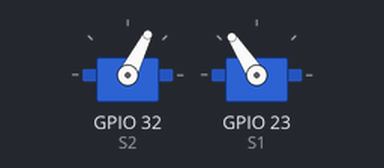
Simulated run of this sketch. Board: ESP32. On the bench: 2 × servo.

Above: at 0.05 s.
At 4.0 s:
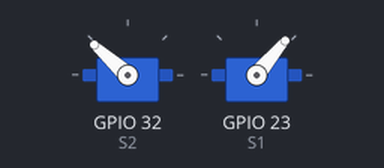
Timing chart, 0 to 5.2 s (numbered marks = the images above):
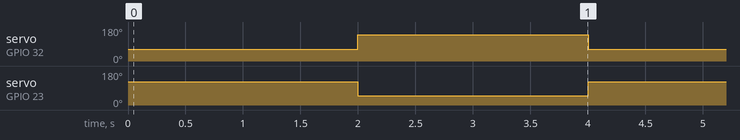

Measured:
- by itself, servo on GPIO 32 (S2): alternates 138° for 2.0 s and 63° for 2.0 s
- by itself, servo on GPIO 23 (S1): alternates 123° for 2.0 s and 50° for 2.0 s

The sketch:

servo_range_test.ino
```cpp
#include <ESP32Servo.h>

Servo S1;  // create servo object to control a servo
Servo S2;
int max_angle=120;
int min_angle=67;
void setup() {
  S2.setPeriodHertz(50);
  S2.attach(32);

  S1.setPeriodHertz(50);
  S1.attach(23);  // attaches the servo on pin 9 to the servo object
}

void loop() {
  // LIFT
    S1.write(123);
    S2.write(63);
    delay(2000);

  // Down
    S1.write(50);
    S2.write(138);
delay(2000);
}
```
